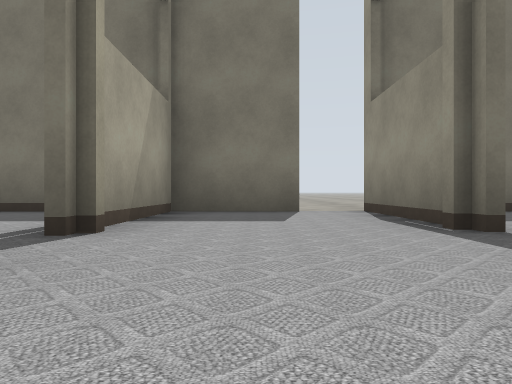
view 1 (above)

17 first-person views from a walk through a robot-simulator world made for Gazebo. The camera is 0.5 m above the floor, looks level and sees 70° across. The floor is counted in squares, 2 m on a side. Each view is taken from the middle of a square. On the plan, view 1 faces up. The plan holds only what a view shows up to about 9 squares ahead; the rest is blank. The place goes on beyond the plan.

view 2
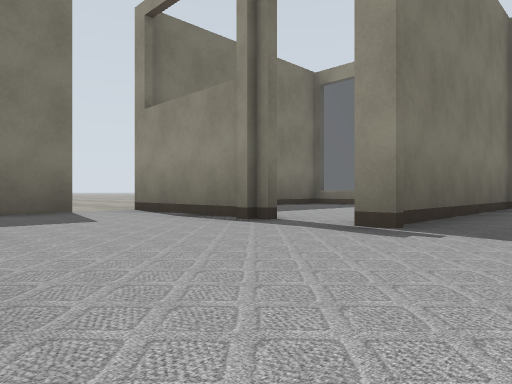

view 3
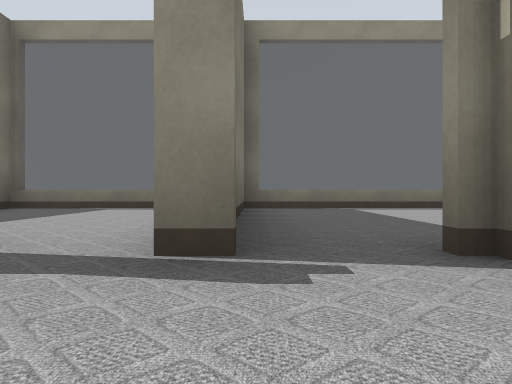

view 4
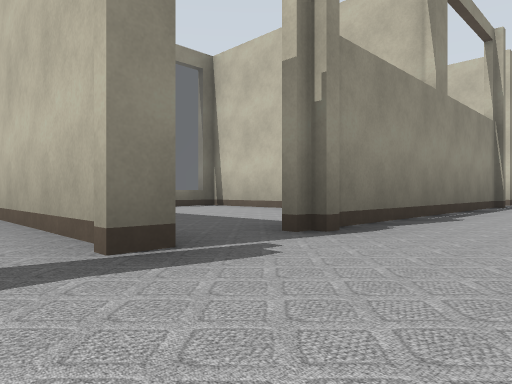

view 5
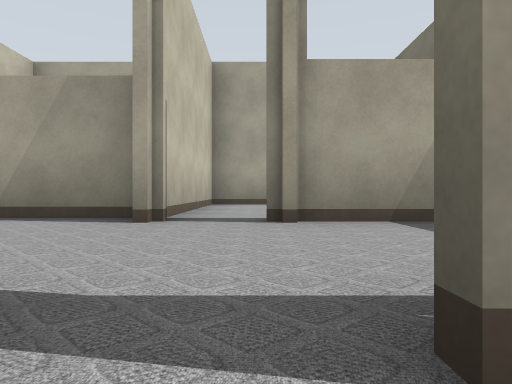

view 6
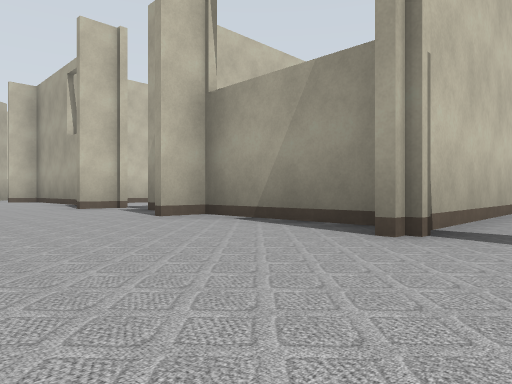

view 7
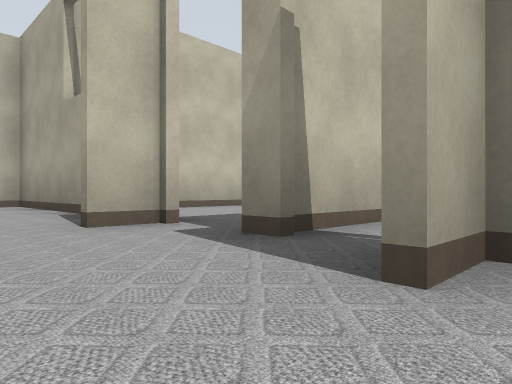

view 8
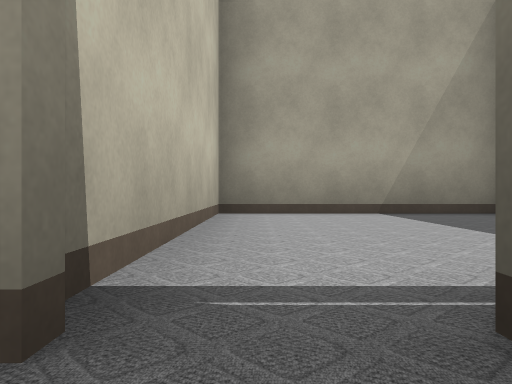

view 9
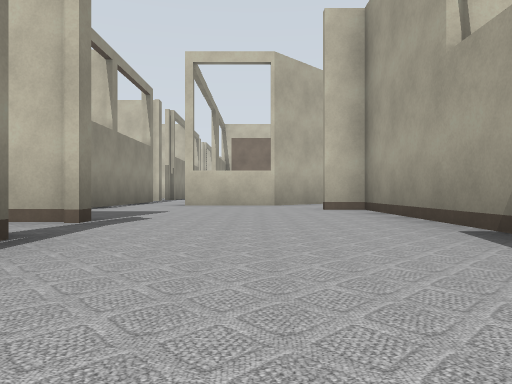

view 10
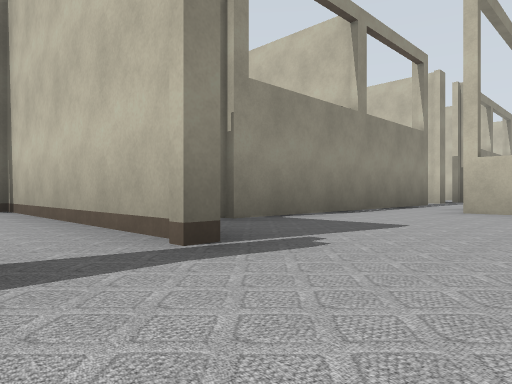

view 11
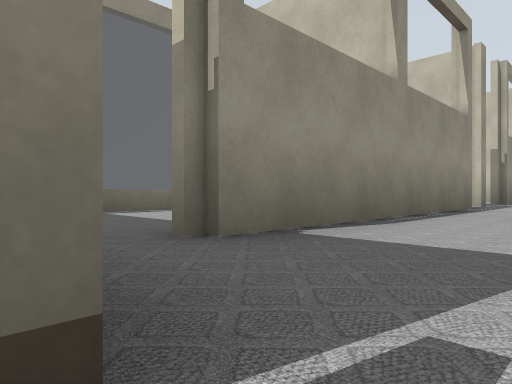

view 12
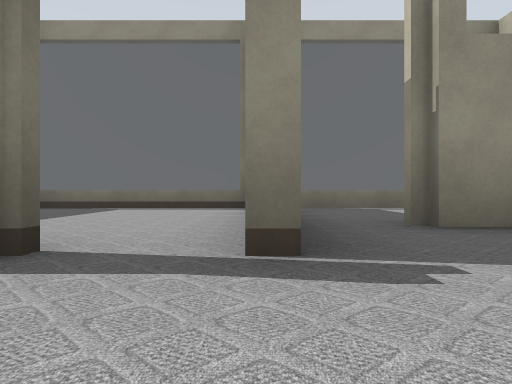

view 13
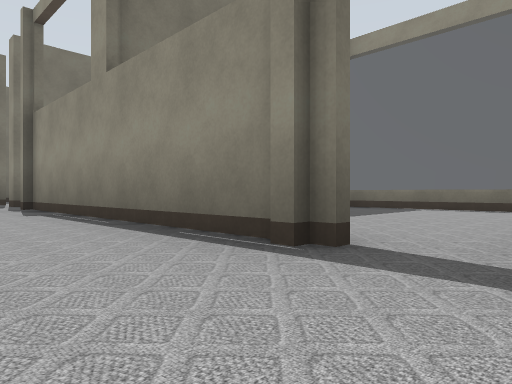

view 14
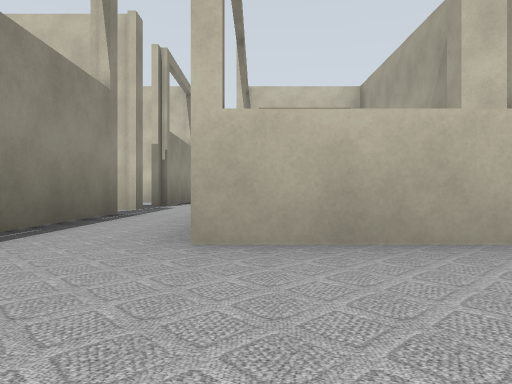

view 15
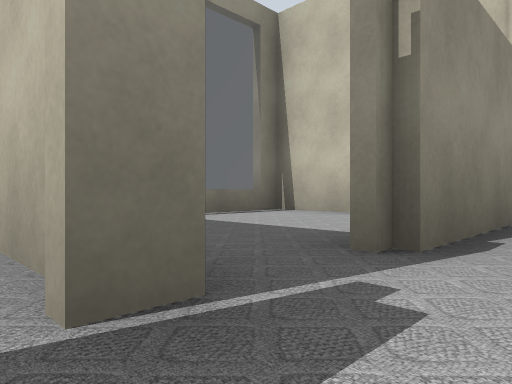

view 16
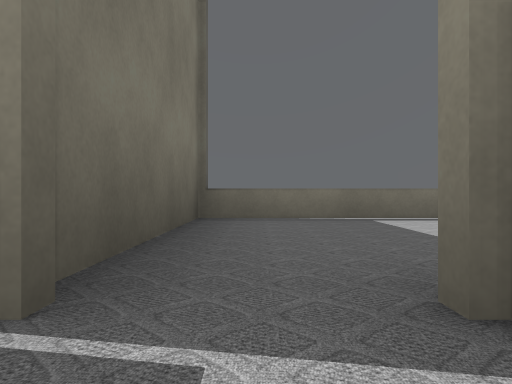

view 17
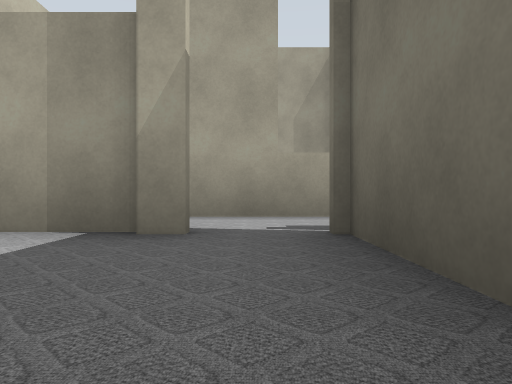

### Floor plan
Key: @ floor where view 1 was taken; # wall or solid block; . floor; = window, fence, low wall or low ledge.
Columns run from 5 left of view 1 to 6 right of it. Each row starts with its distance up from view 1.
  9       ...
  8       ...
  7       ..
  6       ..
  5   ##########
  4     #.#....=
  3     #.#....=
  2 #   #......#
  1 #####..#####
  0 #..#.@##   =
 -1 #..##.#    =
 -2 #.....#  ###
 -3 ####..#    =
 -4    ##.##   =
 -5    #..##   #
 -6 ####...#####
 -7    #.......=
 -8    ##...#..=
 -9     ....# .#
-10     ###.#
-11     #  .#
-12        .#
-13       #.####
-14       #....=
-15       #.#..=
-16        .#..#
-17         ####

Where each view was taken, in squares from view 1:
view 1: 0 up, 0 right, facing up
view 2: 0 up, 1 left, facing up-right
view 3: 1 up, 0 right, facing right
view 4: 2 up, 0 right, facing down-right
view 5: 2 up, 2 right, facing left
view 6: 2 up, 1 right, facing down-left
view 7: 1 down, 0 right, facing down-left
view 8: 2 down, 1 left, facing left
view 9: 3 down, 0 right, facing down
view 10: 5 down, 0 right, facing down-right
view 11: 6 down, 1 right, facing down-right
view 12: 6 down, 0 right, facing right
view 13: 6 down, 0 right, facing up-right
view 14: 8 down, 1 right, facing down
view 15: 13 down, 2 right, facing down-right
view 16: 14 down, 2 right, facing right
view 17: 14 down, 5 right, facing left
